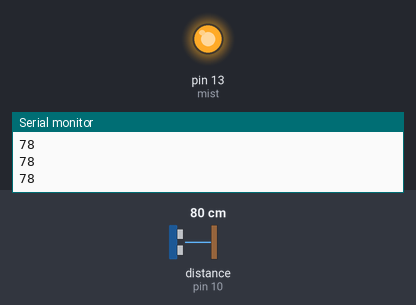
The sketch below on a simulated Arduino Uno, built with avr-gcc and run on an emulated ATmega328P. Parts: output pins drawn as LEDs (lit = HIGH), the last lines printed to the serial monitor. Wiring (inferred from the names in the program): ultrasonic range finder: trigger pin 9; echo pin 10. Inputs (shaded band) come from the test bench; at power-on: distance to the obstacle (sensor on pin 10) 80 cm. The echo pulse lasts 58.3 µs per cm; pins used as bus, display or sensor lines are not drawn.

Above: at 3.8 s.
3.9 s: distance to the obstacle (sensor on pin 10) set to 250 cm
At 6.9 s:
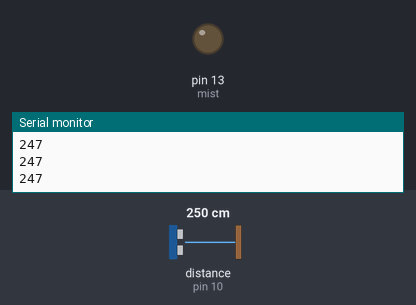
7.8 s: distance to the obstacle (sensor on pin 10) set to 207 cm
11.7 s: distance to the obstacle (sensor on pin 10) set to 199 cm
At 12.9 s:
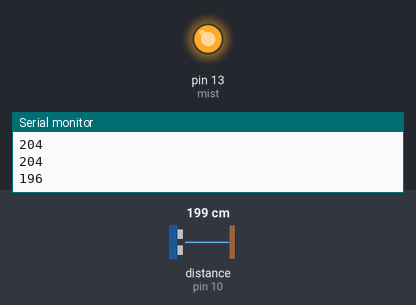
19.2 s: distance to the obstacle (sensor on pin 10) set to 299 cm
At 21.9 s:
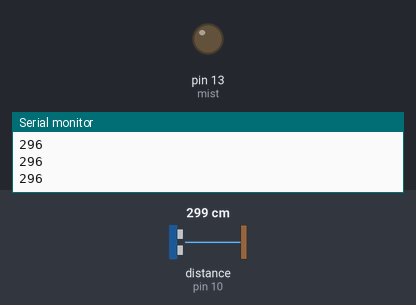
23.1 s: distance to the obstacle (sensor on pin 10) set to 2 cm
At 23.5 s:
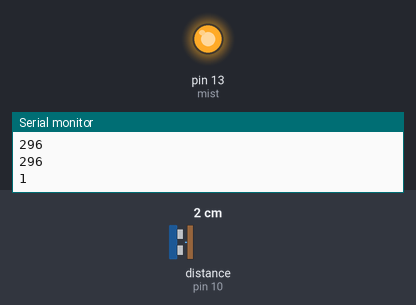
Timing chart, 0 to 26.1 s (numbered marks = the images above; inputs shaded):
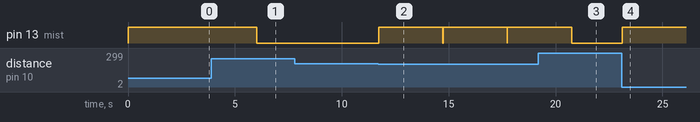

Measured:
- the behaviour switches between 203 and 202 cm on distance to the obstacle (sensor on pin 10) (found by bisection; images 1 and 2)
- after the input at 3.9 s, pin 13 (mist): HIGH → LOW after 2.1 s
- after the input at 11.7 s, pin 13 (mist): alternates HIGH for 3.0 s and LOW for 0.01 s, starting at once
- after the input at 19.2 s, pin 13 (mist): goes on until 20.7 s, then stays LOW
- after the input at 23.1 s, pin 13 (mist): LOW → HIGH at once

The sketch:

RS_Project_4.ino
```cpp
#define trigPin 9
#define echoPin 10
#define mist 13

long duration;
int distance;
float marker;


void setup()
{
  pinMode(mist,OUTPUT);
  pinMode(trigPin, OUTPUT); // Sets the trigPin as an Output
  pinMode(echoPin, INPUT); // Sets the echoPin as an Input
  Serial.begin(115200);
}

void loop()
{
  digitalWrite(trigPin, LOW);
  delayMicroseconds(5);
  digitalWrite(trigPin, HIGH);
  delayMicroseconds(10);
  digitalWrite(trigPin, LOW);
  duration = pulseIn(echoPin, HIGH);
  distance = duration * 0.034 / 2;
  Serial.println(distance);

  static unsigned long timepoint = millis();
  if (millis() - timepoint > 100U) //time interval: 0.1s
  {
    timepoint = millis();
    Serial.println(distance);
  }


  if (distance < 200) // change value sa 200 to a measurement LESS THAN sa sukod sa entrance sa inyong tent
      {
        digitalWrite(mist,HIGH);
        delay(3000); // 3000 is in milliseconds, so 3 seconds. delay(3000); means nakaremain nga on ang mist for 3 seconds. Pwede ninyo ni machange
        digitalWrite(mist, LOW);
      }

}
```
